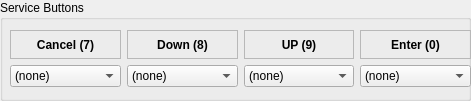
    <widget class="QGroupBox" name="groupBox_10">
     <property name="geometry">
      <rect>
       <x>0</x>
       <y>120</y>
       <width>471</width>
       <height>101</height>
      </rect>
     </property>
     <property name="font">
      <font>
       <bold>false</bold>
      </font>
     </property>
     <property name="title">
      <string>Service Buttons</string>
     </property>
     <widget class="QWidget" name="gridLayoutWidget_40">
      <property name="geometry">
       <rect>
        <x>10</x>
        <y>30</y>
        <width>461</width>
        <height>57</height>
       </rect>
      </property>
      <layout class="QGridLayout" name="gridLayout_21">
       <item row="0" column="1">
        <widget class="QLabel" name="LabelButtonDown">
         <property name="font">
          <font>
           <bold>true</bold>
          </font>
         </property>
         <property name="frameShape">
          <enum>QFrame::Shape::StyledPanel</enum>
         </property>
         <property name="text">
          <string>Down (8)</string>
         </property>
         <property name="alignment">
          <set>Qt::AlignmentFlag::AlignCenter</set>
         </property>
        </widget>
       </item>
       <item row="0" column="2">
        <widget class="QLabel" name="LabelButtonUp">
         <property name="font">
          <font>
           <bold>true</bold>
          </font>
         </property>
         <property name="frameShape">
          <enum>QFrame::Shape::StyledPanel</enum>
         </property>
         <property name="text">
          <string>UP (9)</string>
         </property>
         <property name="alignment">
          <set>Qt::AlignmentFlag::AlignCenter</set>
         </property>
        </widget>
       </item>
       <item row="0" column="3">
        <widget class="QLabel" name="LabelButtonEnter">
         <property name="font">
          <font>
           <bold>true</bold>
          </font>
         </property>
         <property name="frameShape">
          <enum>QFrame::Shape::StyledPanel</enum>
         </property>
         <property name="text">
          <string>Enter (0)</string>
         </property>
         <property name="alignment">
          <set>Qt::AlignmentFlag::AlignCenter</set>
         </property>
        </widget>
       </item>
       <item row="0" column="0">
        <widget class="QLabel" name="LabelButtonCancel">
         <property name="font">
          <font>
           <italic>false</italic>
           <bold>true</bold>
          </font>
         </property>
         <property name="frameShape">
          <enum>QFrame::Shape::StyledPanel</enum>
         </property>
         <property name="text">
          <string>Cancel (7)</string>
         </property>
         <property name="alignment">
          <set>Qt::AlignmentFlag::AlignCenter</set>
         </property>
        </widget>
       </item>
       <item row="1" column="0">
        <widget class="QComboBox" name="JoyPMCancel">
         <item>
          <property name="text">
           <string>(none)</string>
          </property>
         </item>
         <item>
          <property name="text">
           <string>Button1</string>
          </property>
         </item>
         <item>
          <property name="text">
           <string>Button2</string>
          </property>
         </item>
         <item>
          <property name="text">
           <string>Button3</string>
          </property>
         </item>
         <item>
          <property name="text">
           <string>Button4</string>
          </property>
         </item>
         <item>
          <property name="text">
           <string>Button5</string>
          </property>
         </item>
         <item>
          <property name="text">
           <string>Button6</string>
          </property>
         </item>
         <item>
          <property name="text">
           <string>Button7</string>
          </property>
         </item>
         <item>
          <property name="text">
           <string>Button8</string>
          </property>
         </item>
         <item>
          <property name="text">
           <string>Button9</string>
          </property>
         </item>
         <item>
          <property name="text">
           <string>Button10</string>
          </property>
         </item>
         <item>
          <property name="text">
           <string>Button11</string>
          </property>
         </item>
         <item>
          <property name="text">
           <string>Button12</string>
          </property>
         </item>
         <item>
          <property name="text">
           <string>Button13</string>
          </property>
         </item>
         <item>
          <property name="text">
           <string>Button14</string>
          </property>
         </item>
         <item>
          <property name="text">
           <string>Button15</string>
          </property>
         </item>
         <item>
          <property name="text">
           <string>Button16</string>
          </property>
         </item>
         <item>
          <property name="text">
           <string>Button17</string>
          </property>
         </item>
         <item>
          <property name="text">
           <string>Button18</string>
          </property>
         </item>
         <item>
          <property name="text">
           <string>Button19</string>
          </property>
         </item>
         <item>
          <property name="text">
           <string>Button20</string>
          </property>
         </item>
         <item>
          <property name="text">
           <string>Button21</string>
          </property>
         </item>
         <item>
          <property name="text">
           <string>Button22</string>
          </property>
         </item>
         <item>
          <property name="text">
           <string>Button23</string>
          </property>
         </item>
         <item>
          <property name="text">
           <string>Button24</string>
          </property>
         </item>
         <item>
          <property name="text">
           <string>Left Mouse</string>
          </property>
         </item>
         <item>
          <property name="text">
           <string>Right Mouse</string>
          </property>
         </item>
         <item>
          <property name="text">
           <string>Middle Mouse</string>
          </property>
         </item>
        </widget>
       </item>
       <item row="1" column="1">
        <widget class="QComboBox" name="JoyPMDown">
         <item>
          <property name="text">
           <string>(none)</string>
          </property>
         </item>
         <item>
          <property name="text">
           <string>Button1</string>
          </property>
         </item>
         <item>
          <property name="text">
           <string>Button2</string>
          </property>
         </item>
         <item>
          <property name="text">
           <string>Button3</string>
          </property>
         </item>
         <item>
          <property name="text">
           <string>Button4</string>
          </property>
         </item>
         <item>
          <property name="text">
           <string>Button5</string>
          </property>
         </item>
         <item>
          <property name="text">
           <string>Button6</string>
          </property>
         </item>
         <item>
          <property name="text">
           <string>Button7</string>
          </property>
         </item>
         <item>
          <property name="text">
           <string>Button8</string>
          </property>
         </item>
         <item>
          <property name="text">
           <string>Button9</string>
          </property>
         </item>
         <item>
          <property name="text">
           <string>Button10</string>
          </property>
         </item>
         <item>
          <property name="text">
           <string>Button11</string>
          </property>
         </item>
         <item>
          <property name="text">
           <string>Button12</string>
          </property>
         </item>
         <item>
          <property name="text">
           <string>Button13</string>
          </property>
         </item>
         <item>
          <property name="text">
           <string>Button14</string>
          </property>
         </item>
         <item>
          <property name="text">
           <string>Button15</string>
          </property>
         </item>
         <item>
          <property name="text">
           <string>Button16</string>
          </property>
         </item>
         <item>
          <property name="text">
           <string>Button17</string>
          </property>
         </item>
         <item>
          <property name="text">
           <string>Button18</string>
          </property>
         </item>
         <item>
          <property name="text">
           <string>Button19</string>
          </property>
         </item>
         <item>
          <property name="text">
           <string>Button20</string>
          </property>
         </item>
         <item>
          <property name="text">
           <string>Button21</string>
          </property>
         </item>
         <item>
          <property name="text">
           <string>Button22</string>
          </property>
         </item>
         <item>
          <property name="text">
           <string>Button23</string>
          </property>
         </item>
         <item>
          <property name="text">
           <string>Button24</string>
          </property>
         </item>
         <item>
          <property name="text">
           <string>Left Mouse</string>
          </property>
         </item>
         <item>
          <property name="text">
           <string>Right Mouse</string>
          </property>
         </item>
         <item>
          <property name="text">
           <string>Middle Mouse</string>
          </property>
         </item>
        </widget>
       </item>
       <item row="1" column="2">
        <widget class="QComboBox" name="JoyPMUp">
         <item>
          <property name="text">
           <string>(none)</string>
          </property>
         </item>
         <item>
          <property name="text">
           <string>Button1</string>
          </property>
         </item>
         <item>
          <property name="text">
           <string>Button2</string>
          </property>
         </item>
         <item>
          <property name="text">
           <string>Button3</string>
          </property>
         </item>
         <item>
          <property name="text">
           <string>Button4</string>
          </property>
         </item>
         <item>
          <property name="text">
           <string>Button5</string>
          </property>
         </item>
         <item>
          <property name="text">
           <string>Button6</string>
          </property>
         </item>
         <item>
          <property name="text">
           <string>Button7</string>
          </property>
         </item>
         <item>
          <property name="text">
           <string>Button8</string>
          </property>
         </item>
         <item>
          <property name="text">
           <string>Button9</string>
          </property>
         </item>
         <item>
          <property name="text">
           <string>Button10</string>
          </property>
         </item>
         <item>
          <property name="text">
           <string>Button11</string>
          </property>
         </item>
         <item>
          <property name="text">
           <string>Button12</string>
          </property>
         </item>
         <item>
          <property name="text">
           <string>Button13</string>
          </property>
         </item>
         <item>
          <property name="text">
           <string>Button14</string>
          </property>
         </item>
         <item>
          <property name="text">
           <string>Button15</string>
          </property>
         </item>
         <item>
          <property name="text">
           <string>Button16</string>
          </property>
         </item>
         <item>
          <property name="text">
           <string>Button17</string>
          </property>
         </item>
         <item>
          <property name="text">
           <string>Button18</string>
          </property>
         </item>
         <item>
          <property name="text">
           <string>Button19</string>
          </property>
         </item>
         <item>
          <property name="text">
           <string>Button20</string>
          </property>
         </item>
         <item>
          <property name="text">
           <string>Button21</string>
          </property>
         </item>
         <item>
          <property name="text">
           <string>Button22</string>
          </property>
         </item>
         <item>
          <property name="text">
           <string>Button23</string>
          </property>
         </item>
         <item>
          <property name="text">
           <string>Button24</string>
          </property>
         </item>
         <item>
          <property name="text">
           <string>Left Mouse</string>
          </property>
         </item>
         <item>
          <property name="text">
           <string>Right Mouse</string>
          </property>
         </item>
         <item>
          <property name="text">
           <string>Middle Mouse</string>
          </property>
         </item>
        </widget>
       </item>
       <item row="1" column="3">
        <widget class="QComboBox" name="JoyPMEnter">
         <item>
          <property name="text">
           <string>(none)</string>
          </property>
         </item>
         <item>
          <property name="text">
           <string>Button1</string>
          </property>
         </item>
         <item>
          <property name="text">
           <string>Button2</string>
          </property>
         </item>
         <item>
          <property name="text">
           <string>Button3</string>
          </property>
         </item>
         <item>
          <property name="text">
           <string>Button4</string>
          </property>
         </item>
         <item>
          <property name="text">
           <string>Button5</string>
          </property>
         </item>
         <item>
          <property name="text">
           <string>Button6</string>
          </property>
         </item>
         <item>
          <property name="text">
           <string>Button7</string>
          </property>
         </item>
         <item>
          <property name="text">
           <string>Button8</string>
          </property>
         </item>
         <item>
          <property name="text">
           <string>Button9</string>
          </property>
         </item>
         <item>
          <property name="text">
           <string>Button10</string>
          </property>
         </item>
         <item>
          <property name="text">
           <string>Button11</string>
          </property>
         </item>
         <item>
          <property name="text">
           <string>Button12</string>
          </property>
         </item>
         <item>
          <property name="text">
           <string>Button13</string>
          </property>
         </item>
         <item>
          <property name="text">
           <string>Button14</string>
          </property>
         </item>
         <item>
          <property name="text">
           <string>Button15</string>
          </property>
         </item>
         <item>
          <property name="text">
           <string>Button16</string>
          </property>
         </item>
         <item>
          <property name="text">
           <string>Button17</string>
          </property>
         </item>
         <item>
          <property name="text">
           <string>Button18</string>
          </property>
         </item>
         <item>
          <property name="text">
           <string>Button19</string>
          </property>
         </item>
         <item>
          <property name="text">
           <string>Button20</string>
          </property>
         </item>
         <item>
          <property name="text">
           <string>Button21</string>
          </property>
         </item>
         <item>
          <property name="text">
           <string>Button22</string>
          </property>
         </item>
         <item>
          <property name="text">
           <string>Button23</string>
          </property>
         </item>
         <item>
          <property name="text">
           <string>Button24</string>
          </property>
         </item>
         <item>
          <property name="text">
           <string>Left Mouse</string>
          </property>
         </item>
         <item>
          <property name="text">
           <string>Right Mouse</string>
          </property>
         </item>
         <item>
          <property name="text">
           <string>Middle Mouse</string>
          </property>
         </item>
        </widget>
       </item>
      </layout>
     </widget>
    </widget>
